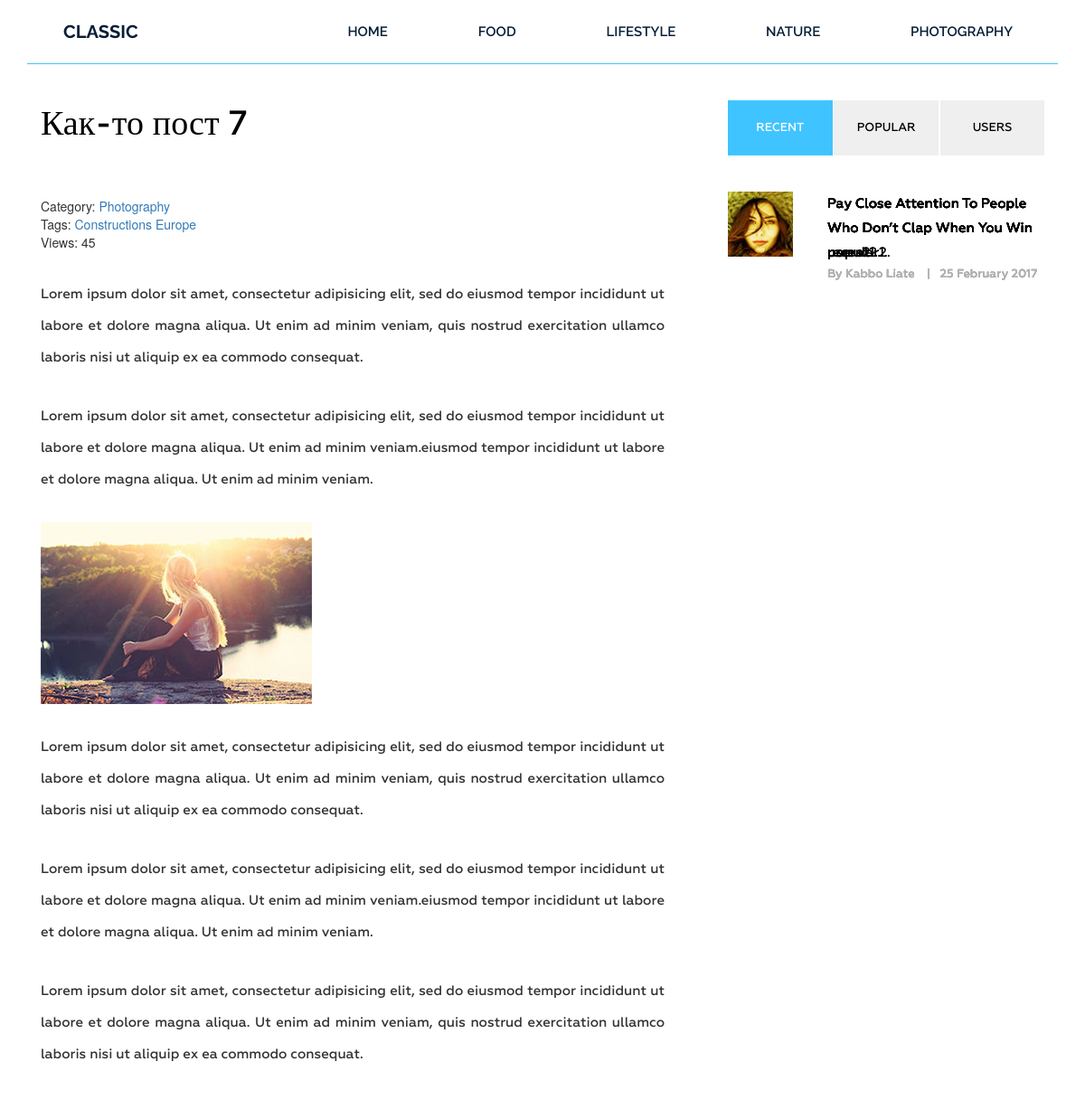
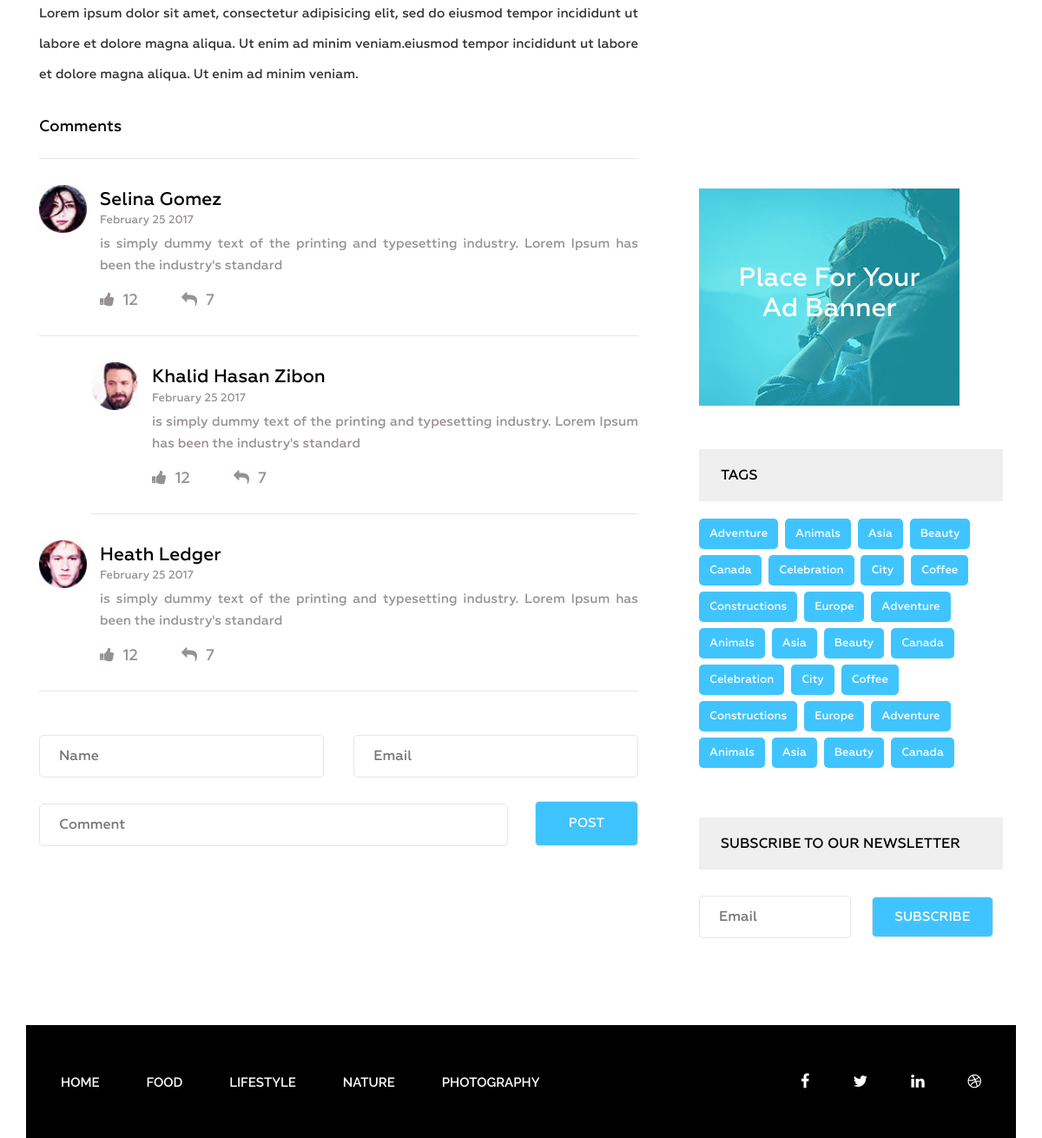
/post/kak-to-post-7/, run on the app's committed database (2 pictures, top to bottom).
### blog/models.py (models this page shows, shortened)
class Category(models.Model):
    title = models.CharField(max_length=255, verbose_name='Название')
    slug = models.SlugField(max_length=255, verbose_name='Url_category', unique=True)
    def __str__(self):
        return self.title
    def get_absolute_url(self):
        return reverse('category', kwargs={"slug": self.slug})
    class Meta:
        verbose_name = 'Категория'
        verbose_name_plural = 'Категории'
        ordering = ['title']

class Post(models.Model):
    title = models.CharField(max_length=255)
    slug = models.SlugField(max_length=255, verbose_name='Url_category', unique=True)
    author = models.CharField(max_length=100)
    content = models.TextField(blank=True)
    created_at = models.DateTimeField(auto_now_add=True, verbose_name='Опубликовано')
    photo = models.ImageField(upload_to='photo/%Y/%m/%d/', blank=True)
    views = models.IntegerField(default=0, verbose_name='Кол-во просмотров')
    category = models.ForeignKey(Category, on_delete=models.PROTECT, related_name='posts', verbose_name='Категории')
    tags = models.ManyToManyField(Tag, blank=True, related_name='posts')
    class Meta:
        ordering = ['-created_at']
        verbose_name = 'Статья(ю)'
        verbose_name_plural = 'Статьи'

class Tag(models.Model):
    title = models.CharField(max_length=50)
    slug = models.SlugField(max_length=50, verbose_name='Url_slug', unique=True)
    def get_absolute_url(self):
        return reverse('tag', kwargs={"slug": self.slug})
    class Meta:
        ordering = ['title']
        verbose_name = 'Тег'
        verbose_name_plural = 'Теги'

### blog/views.py (the view)
# urls.py: path('post/<str:slug>/', GetPost.as_view(), name='post'),
class GetPost(DetailView):
    model = Post
    template_name = 'blog/single.html'
    context_object_name = 'post'
    def get_context_data(self, *, object_list=None, **kwargs):
        context = super().get_context_data(**kwargs)
        self.object.views = F('views') + 1 # для коректного прибавления просмотров
        self.object.save()
        self.object.refresh_from_db() # для правильного отображения просмотров из базы данных
        return context

### blog/templates/blog/single.html (shortened to what this page needs)
{% extends 'base.html' %}
{% load static %}
{% block content %}
<section class="single-blog-area">
    <div class="container">
        <div class="row">
            <div class="col-md-12">
                <div class="border-top">
                    <div class="col-md-8">
                        <div class="blog-area">
                            <div class="blog-area-part">
                                <h2>{{ post.title }}</h2>
                                <div class="single-content">
                                    <div>
                                        <span>Category: <a href="{{ post.category.get_absolute_url }}">{{ post.category }}</a> </span>
                                        <br>
                                        {% if post.tags.exists %}
                                        <span>
                                            Tags:
                                            {%  for tag in post.tags.all %}
                                            <a href="{{ tag.get_absolute_url }}">{{ tag.title }}</a>
                                            {% endfor %}
                                        </span>
                                        <br>
                                        {% endif %}
                                        <span>Views: {{ post.views }}</span>
                                    </div>
                                    {{ post.content|safe }}
                                </div>
                            </div>
                            <div class="commententries">
                                <h3>Comments</h3>
                                <ul class="commentlist">
                                    <li>
                                        <article class="comment">
                                            <header class="comment-author">
                                                <img src="img/author-1.jpg" alt="">
                                            </header>
                                            <section class="comment-details">
                                                <div class="author-name">
                                                    <h5><a href="#">Selina Gomez</a></h5>
                                                    <p>February 25 2017</p>
                                                </div>
                                                <div class="comment-body">
                                                    <p>is simply dummy text of the printing and typesetting industry.
                                                        Lorem Ipsum has been the industry's standard </p>
                                                </div>
                                                <div class="reply">
                                                    <p><span><a href="#"><i class="fa fa-thumbs-up"
                                                                            aria-hidden="true"></i></a>12</span><span><a
                                                            href="#"><i class="fa fa-reply" aria-hidden="true"></i></a>7</span>
                                                    </p>
                                                </div>
                                            </section>
                                        </article>
                                        <ul class="children">
                                            <li>
                                                <article class="comment">
                                                    <header class="comment-author">
                                                        <img src="img/author-2.jpg" alt="">
                                                    </header>
                                                    <section class="comment-details">
                                                        <div class="author-name">
                                                            <h5><a href="#">Khalid Hasan Zibon</a></h5>
                                                            <p>February 25 2017</p>
                                                        </div>
                                                        <div class="comment-body">
                                                            <p>is simply dummy text of the printing and typesetting
                                                                industry. Lorem Ipsum has been the industry's
                                                                standard </p>
                                                        </div>
                                                        <div class="reply">
                                                            <p><span><a href="#"><i class="fa fa-thumbs-up"
                                                                                    aria-hidden="true"></i></a>12</span><span><a
                                                                    href="#"><i class="fa fa-reply"
                                                                                aria-hidden="true"></i></a>7</span></p>
                                                        </div>
                                                    </section>
                                                </article>
                                            </li>
                                        </ul>
                                    </li>
                                    <li>
                                        <article class="comment">
                                            <header class="comment-author">
                                                <img src="img/author-3.jpg" alt="">
                                            </header>
                                            <section class="comment-details">
                                                <div class="author-name">
                                                    <h5><a href="#">Heath Ledger</a></h5>
                                                    <p>February 25 2017</p>
                                                </div>
                                                <div class="comment-body">
                                                    <p>is simply dummy text of the printing and typesetting industry.
                                                        Lorem Ipsum has been the industry's standard </p>
                                                </div>
                                                <div class="reply">
                                                    <p><span><a href="#"><i class="fa fa-thumbs-up"
                                                                            aria-hidden="true"></i></a>12</span><span><a
                                                            href="#"><i class="fa fa-reply" aria-hidden="true"></i></a>7</span>
                                                    </p>
                                                </div>
                                            </section>
                                        </article>
                                    </li>
                                </ul>
                            </div>
                            <form action="#" method="get">
                                <div class="name">
                                    <input type="text" name="" id="" placeholder="Name" class="name">
                                </div>
                                <div class="email">
                                    <input type="email" name="" id="" placeholder="Email" class="email">
                                </div>
                                <div class="comment">
                                    <input type="text" name="" id="" placeholder="Comment" class="comment">
                                </div>
                                <div class="post">
                                    <input type="submit" value="Post">
                                </div>
                            </form>
                        </div>
                    </div>
                    <div class="col-md-4">
                        <div class="button-group filters-button-group">
                            <button data-filter=".recent" class="button is-checked">Recent</button>
                            <button data-filter=".popular" class="button">popular</button>
                            <button data-filter=".users" class="button">Users</button>
                        </div>
                        <div class="grid" style="position: relative; height: 1221.93px;">
                            <div class="portfolio-item recent" style="position: absolute; left: 0px; top: 0px;">
                                <div class="portfolio-text">
                                    <h5><a href="#">Pay Close Attention To People Who Don’t Clap When You Win
                                        recent1.</a></h5>
                                    <p>By Kabbo Liate <span>|</span>25 February 2017</p>
                                </div>
                            </div>
                            <div class="portfolio-item recent" style="position: absolute; left: 0px; top: 0px;">
                                <div class="portfolio-text">
                                    <h5><a href="#">Pay Close Attention To People Who Don’t Clap When You Win
                                        recent2.</a></h5>
                                    <p>By Kabbo Liate <span>|</span>25 February 2017</p>
                                </div>
                            </div>
                            <div class="portfolio-item popular" style="position: absolute; left: 0px; top: 0px;">
                                <div class="portfolio-text">
                                    <h5><a href="#">Pay Close Attention To People Who Don’t Clap When You Win
                                        popular1.</a></h5>
                                    <p>By Kabbo Liate <span>|</span>25 February 2017</p>
                                </div>
                            </div>
                            <div class="portfolio-item popular" style="position: absolute; left: 0px; top: 0px;">
                                <div class="portfolio-text">
                                    <h5><a href="#">Pay Close Attention To People Who Don’t Clap When You Win
                                        popular2.</a></h5>
                                    <p>By Kabbo Liate <span>|</span>25 February 2017</p>
                                </div>
                            </div>
                            <div class="portfolio-item users" style="position: absolute; left: 0px; top: 0px;">
                                <div class="portfolio-text">
                                    <h5><a href="#">Pay Close Attention To People Who Don’t Clap When You Win
                                        users1.</a></h5>
                                    <p>By Kabbo Liate <span>|</span>25 February 2017</p>
                                </div>
                            </div>
                            <div class="portfolio-item users" style="position: absolute; left: 0px; top: 0px;">
                                <img src="img/portfolio1.jpg" alt="">
                                <div class="portfolio-text">
                                    <h5><a href="#">Pay Close Attention To People Who Don’t Clap When You Win
                                        users2.</a></h5>
                                    <p>By Kabbo Liate <span>|</span>25 February 2017</p>
                                </div>
                            </div>
                        </div>
                        <div class="sidebar-ads">
                            <img src="img/sidebar-ads.jpg" alt="">
                            <p>Place For Your <br> Ad Banner</p>
                        </div>
                        <div class="tags">
                            <h2 class="sidebar-title">Tags</h2>
                            <p><a href="#">Adventure</a></p>
                            <p><a href="#">Animals</a></p>
                            <p><a href="#">Asia</a></p>
                            <p><a href="#">Beauty</a></p>
                            <p><a href="#">Canada</a></p>
                            <p><a href="#">Celebration</a></p>
                            <p><a href="#">City</a></p>
                            <p><a href="#">Coffee</a></p>
                            <p><a href="#">Constructions</a></p>
                            <p><a href="#">Europe</a></p>
                            <p><a href="#">Adventure</a></p>
                            <p><a href="#">Animals</a></p>
                            <p><a href="#">Asia</a></p>
                            <p><a href="#">Beauty</a></p>
                            <p><a href="#">Canada</a></p>
                            <p><a href="#">Celebration</a></p>
                            <p><a href="#">City</a></p>
                            <p><a href="#">Coffee</a></p>
                            <p><a href="#">Constructions</a></p>
                            <p><a href="#">Europe</a></p>
                            <p><a href="#">Adventure</a></p>
                            <p><a href="#">Animals</a></p>
                            <p><a href="#">Asia</a></p>
                            <p><a href="#">Beauty</a></p>
                            <p><a href="#">Canada</a></p>
                        </div>
                        <div class="newsletter">
                            <h2 class="sidebar-title">Subscribe To oUR nEWSLETTER</h2>
                            <form action="#" method="post">
                                <input type="email" name="" id="" placeholder="Email">
                                <input type="submit" value="Subscribe">
                            </form>
                        </div>
                    </div>
                </div>
            </div>
        </div>
    </div>
</section>
{% endblock %}

### blog/templates/blog/menu_tpl.html
<div class="{{ menu_class }}">
    <ul>
        <li><a href="{% url 'home' %}">Home</a></li>
        {% for item in categories %}
        <li><a href="{{ item.get_absolute_url }}">{{item.title}}</a></li>
        {% endfor %}
    </ul>
</div>

### data on the page
Category: title "FOOD"
Category: title "LIFESTYLE"
Category: title "NATURE"
Category: title "PHOTOGRAPHY"
Post: title "Как-то пост 7", category "Photography", views "45", content "Lorem ipsum dolor sit amet, consectetur adipisicing elit, sed do eiusmod tempor incididunt ut labore et dolore magna aliqua. Ut enim ad minim veniam, quis nostrud exercitation ullamco laboris nisi ut aliquip ex ea commodo consequat. Lorem ipsum dolor sit amet, consectetur adipisicing elit, sed do eiusmod tempor incididunt ut labore et dolore magna aliqua. Ut enim ad minim veniam.eiusmod tempor incididunt ut labore et dolore magna aliqua. Ut enim ad minim veniam. Lorem ipsum dolor sit amet, consectetur adipisicing elit, sed do eiusmod tempor incididunt ut labore et dolore magna aliqua. Ut enim ad minim veniam, quis nostrud exercitation ullamco laboris nisi ut aliquip ex ea commodo consequat.…", content (picture)
Tag: title "Constructions"
Tag: title "Europe"
